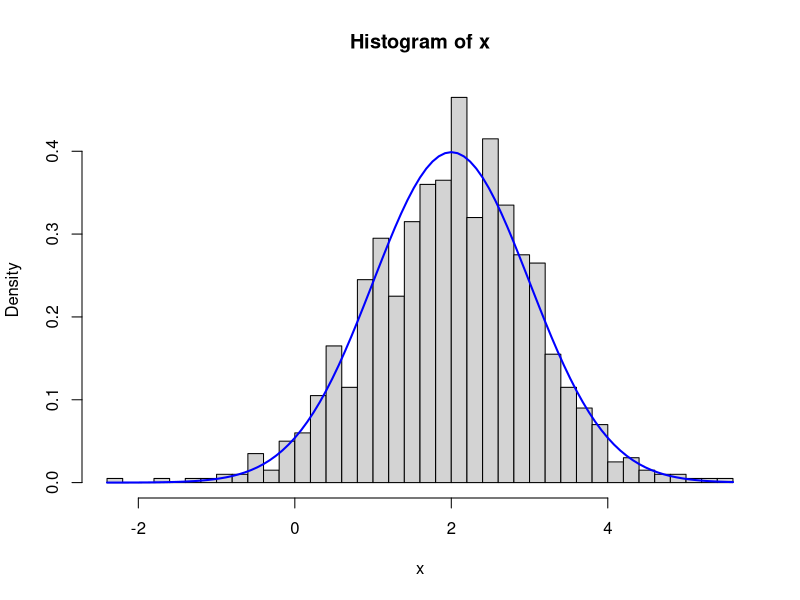

Recreate this plot in R.
# Đầu tiên ta mô phỏng cho phân phối của trung bình mẫu X
# Đối với mẫu ngẫu nhiên lấy từ phân phối chuẩn, ta thành lập mẫu ngẫu nhiên kích thước n xem hàm rnorm(n,mu,sigma)

mu = 2
sigma = 2
Y = function() rnorm(1, mu, sigma)
Y()
vecY = function(n) replicate(n, Y())
n=4
vecY(n)

# Va ta co phan phoi trung binh mau ngau nhien kich thuoc n nhu sau
MeanY = function() mean(vecY(n))
MeanY()

SampleMeanY = function(n) replicate(n, MeanY())
x = SampleMeanY(1000)
x
hist(x, freq = 0, breaks = 40)
curve(dnorm(x, mu, sigma/sqrt(n)), col="blue", lty=1, lwd=2, add=T)





